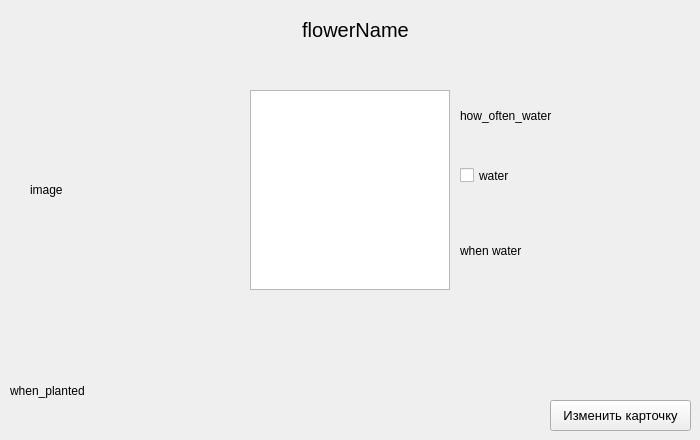
<?xml version="1.0" encoding="UTF-8"?>
<ui version="4.0">
 <class>Form</class>
 <widget class="QWidget" name="Form">
  <property name="enabled">
   <bool>true</bool>
  </property>
  <property name="geometry">
   <rect>
    <x>0</x>
    <y>0</y>
    <width>700</width>
    <height>440</height>
   </rect>
  </property>
  <property name="sizePolicy">
   <sizepolicy hsizetype="Fixed" vsizetype="Fixed">
    <horstretch>0</horstretch>
    <verstretch>0</verstretch>
   </sizepolicy>
  </property>
  <property name="minimumSize">
   <size>
    <width>700</width>
    <height>440</height>
   </size>
  </property>
  <property name="maximumSize">
   <size>
    <width>700</width>
    <height>440</height>
   </size>
  </property>
  <property name="windowTitle">
   <string>Form</string>
  </property>
  <widget class="QLabel" name="flower_image">
   <property name="geometry">
    <rect>
     <x>30</x>
     <y>90</y>
     <width>200</width>
     <height>200</height>
    </rect>
   </property>
   <property name="sizePolicy">
    <sizepolicy hsizetype="Fixed" vsizetype="Preferred">
     <horstretch>0</horstretch>
     <verstretch>0</verstretch>
    </sizepolicy>
   </property>
   <property name="text">
    <string>image</string>
   </property>
  </widget>
  <widget class="QLabel" name="flower_name">
   <property name="geometry">
    <rect>
     <x>280</x>
     <y>10</y>
     <width>151</width>
     <height>40</height>
    </rect>
   </property>
   <property name="sizePolicy">
    <sizepolicy hsizetype="Fixed" vsizetype="Fixed">
     <horstretch>0</horstretch>
     <verstretch>0</verstretch>
    </sizepolicy>
   </property>
   <property name="font">
    <font>
     <pointsize>15</pointsize>
    </font>
   </property>
   <property name="cursor">
    <cursorShape>ArrowCursor</cursorShape>
   </property>
   <property name="layoutDirection">
    <enum>Qt::LeftToRight</enum>
   </property>
   <property name="text">
    <string>flowerName</string>
   </property>
   <property name="alignment">
    <set>Qt::AlignCenter</set>
   </property>
   <property name="openExternalLinks">
    <bool>false</bool>
   </property>
  </widget>
  <widget class="QTextBrowser" name="recomendation_text">
   <property name="enabled">
    <bool>true</bool>
   </property>
   <property name="geometry">
    <rect>
     <x>250</x>
     <y>90</y>
     <width>200</width>
     <height>200</height>
    </rect>
   </property>
   <property name="sizePolicy">
    <sizepolicy hsizetype="Fixed" vsizetype="Fixed">
     <horstretch>0</horstretch>
     <verstretch>0</verstretch>
    </sizepolicy>
   </property>
   <property name="html">
    <string>&lt;!DOCTYPE HTML PUBLIC &quot;-//W3C//DTD HTML 4.0//EN&quot; &quot;http://www.w3.org/TR/REC-html40/strict.dtd&quot;&gt;
&lt;html&gt;&lt;head&gt;&lt;meta name=&quot;qrichtext&quot; content=&quot;1&quot; /&gt;&lt;style type=&quot;text/css&quot;&gt;
p, li { white-space: pre-wrap; }
&lt;/style&gt;&lt;/head&gt;&lt;body style=&quot; font-family:'MS Shell Dlg 2'; font-size:8.25pt; font-weight:400; font-style:normal;&quot;&gt;
&lt;p dir='rtl' style=&quot;-qt-paragraph-type:empty; margin-top:0px; margin-bottom:0px; margin-left:0px; margin-right:0px; -qt-block-indent:0; text-indent:0px;&quot;&gt;&lt;br /&gt;&lt;/p&gt;&lt;/body&gt;&lt;/html&gt;</string>
   </property>
  </widget>
  <widget class="QPushButton" name="change_photo_btn">
   <property name="geometry">
    <rect>
     <x>550</x>
     <y>400</y>
     <width>141</width>
     <height>31</height>
    </rect>
   </property>
   <property name="font">
    <font>
     <pointsize>10</pointsize>
     <stylestrategy>PreferDefault</stylestrategy>
    </font>
   </property>
   <property name="focusPolicy">
    <enum>Qt::StrongFocus</enum>
   </property>
   <property name="acceptDrops">
    <bool>false</bool>
   </property>
   <property name="whatsThis">
    <string comment="Изменить фото растения"/>
   </property>
   <property name="layoutDirection">
    <enum>Qt::LeftToRight</enum>
   </property>
   <property name="text">
    <string>Изменить карточку</string>
   </property>
  </widget>
  <widget class="QLabel" name="born_date">
   <property name="geometry">
    <rect>
     <x>10</x>
     <y>370</y>
     <width>211</width>
     <height>41</height>
    </rect>
   </property>
   <property name="text">
    <string>when_planted</string>
   </property>
  </widget>
  <widget class="QCheckBox" name="is_water">
   <property name="enabled">
    <bool>true</bool>
   </property>
   <property name="geometry">
    <rect>
     <x>460</x>
     <y>160</y>
     <width>221</width>
     <height>31</height>
    </rect>
   </property>
   <property name="text">
    <string>water</string>
   </property>
  </widget>
  <widget class="QLabel" name="when_water">
   <property name="geometry">
    <rect>
     <x>460</x>
     <y>230</y>
     <width>231</width>
     <height>41</height>
    </rect>
   </property>
   <property name="sizePolicy">
    <sizepolicy hsizetype="Fixed" vsizetype="Fixed">
     <horstretch>0</horstretch>
     <verstretch>0</verstretch>
    </sizepolicy>
   </property>
   <property name="text">
    <string>when water</string>
   </property>
  </widget>
  <widget class="QLabel" name="how_often_water">
   <property name="geometry">
    <rect>
     <x>460</x>
     <y>90</y>
     <width>231</width>
     <height>51</height>
    </rect>
   </property>
   <property name="text">
    <string>how_often_water</string>
   </property>
  </widget>
 </widget>
 <resources/>
 <connections/>
</ui>
